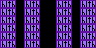

This is a level from a 2D game, rendered from its Tiled map with the project's own tilesets. A one-line summary and the complete map file follow:
An orthogonal 12x6 tile map with 8x8 px tiles, 1 tile layer (board-01), 17 hidden layers not drawn.

<map version="1.9" tiledversion="1.9.2" orientation="orthogonal" renderorder="right-down" compressionlevel="0" width="12" height="6" tilewidth="8" tileheight="8" infinite="0" nextlayerid="19" nextobjectid="1">
 <tileset firstgid="1" source="MetaTiles.tsx" />
 <layer id="1" name="board-00" width="12" height="6" visible="0">
  <data encoding="csv">
22,0,0,0,0,0,0,0,0,0,22,0,
0,0,22,0,0,0,0,0,22,0,0,0,
0,0,0,0,22,0,22,0,0,0,0,0,
0,0,0,0,22,0,22,0,0,0,0,0,
0,0,22,0,0,0,0,0,22,0,0,0,
22,0,0,0,0,0,0,0,0,0,22,0
</data>
 </layer>
 <layer id="2" name="board-01" width="12" height="6">
  <data encoding="csv">
22,0,0,22,0,0,0,22,0,0,22,0,
22,0,0,22,0,0,0,22,0,0,22,0,
22,0,0,22,0,0,0,22,0,0,22,0,
22,0,0,22,0,0,0,22,0,0,22,0,
22,0,0,22,0,0,0,22,0,0,22,0,
22,0,0,22,0,0,0,22,0,0,22,0
</data>
 </layer>
 <layer id="3" name="board-02" width="12" height="6" visible="0">
  <data encoding="csv">
22,0,22,0,22,0,22,0,22,0,22,0,
0,0,0,0,0,0,0,0,0,0,0,0,
22,0,22,0,22,0,22,0,22,0,22,0,
0,0,0,0,0,0,0,0,0,0,0,0,
22,0,22,0,22,0,22,0,22,0,22,0,
0,0,0,0,0,0,0,0,0,0,0,0
</data>
 </layer>
 <layer id="4" name="board-03" width="12" height="6" visible="0">
  <data encoding="csv">
22,0,0,0,22,0,0,0,22,0,0,0,
0,0,0,0,0,0,0,0,0,0,0,0,
0,0,22,0,0,0,22,0,0,0,22,0,
0,0,0,0,0,0,0,0,0,0,0,0,
22,0,0,0,22,0,0,0,22,0,0,0,
0,0,0,0,0,0,0,0,0,0,0,0
</data>
 </layer>
 <layer id="5" name="board-04" width="12" height="6" visible="0">
  <data encoding="csv">
22,0,22,0,22,0,22,0,22,0,22,0,
22,0,0,0,0,0,0,0,0,0,22,0,
22,0,0,0,0,22,0,0,0,0,22,0,
22,0,0,0,0,22,0,0,0,0,22,0,
22,0,0,0,0,0,0,0,0,0,22,0,
22,0,22,0,22,0,22,0,22,0,22,0
</data>
 </layer>
 <layer id="6" name="board-05" width="12" height="6" visible="0">
  <data encoding="csv">
0,0,0,0,0,22,0,0,0,0,0,0,
0,0,0,0,22,0,22,0,0,0,0,0,
0,0,0,22,0,22,0,22,0,0,0,0,
0,0,0,22,0,22,0,22,0,0,0,0,
0,0,0,0,22,0,22,0,0,0,0,0,
0,0,0,0,0,22,0,0,0,0,0,0
</data>
 </layer>
 <layer id="7" name="board-06" width="12" height="6" visible="0">
  <data encoding="csv">
22,0,0,0,0,0,0,0,0,0,22,0,
0,22,0,0,0,0,0,0,0,22,0,0,
22,0,22,0,0,0,0,0,22,0,22,0,
22,0,22,0,0,0,0,0,22,0,22,0,
0,22,0,0,0,0,0,0,0,22,0,0,
22,0,0,0,0,0,0,0,0,0,22,0
</data>
 </layer>
 <layer id="8" name="board-07" width="12" height="6" visible="0">
  <data encoding="csv">
22,0,0,0,0,0,0,0,0,0,22,0,
0,22,0,22,0,22,0,22,0,22,0,0,
0,0,0,0,0,0,0,0,0,0,0,0,
0,0,0,0,0,0,0,0,0,0,0,0,
0,22,0,22,0,22,0,22,0,22,0,0,
22,0,0,0,0,0,0,0,0,0,22,0
</data>
 </layer>
 <layer id="9" name="board-08" width="12" height="6" visible="0">
  <data encoding="csv">
22,0,22,0,22,0,22,0,22,0,22,0,
0,22,0,22,0,22,0,22,0,22,0,0,
0,0,22,0,22,0,22,0,22,0,0,0,
0,0,0,22,0,22,0,22,0,0,0,0,
0,0,0,0,22,0,22,0,0,0,0,0,
0,0,0,0,0,22,0,0,0,0,0,0
</data>
 </layer>
 <layer id="10" name="board-09" width="12" height="6" visible="0">
  <data encoding="csv">
0,22,0,22,0,22,0,0,0,0,22,0,
22,0,22,0,22,0,0,0,0,22,0,0,
0,22,0,22,0,0,0,0,22,0,22,0,
22,0,22,0,0,0,0,22,0,22,0,0,
0,22,0,0,0,0,22,0,22,0,22,0,
22,0,0,0,0,22,0,22,0,22,0,0
</data>
 </layer>
 <layer id="11" name="board-10" width="12" height="6" visible="0">
  <data encoding="csv">
22,0,0,0,0,0,0,0,0,0,22,0,
22,0,0,0,0,0,0,0,22,0,0,0,
22,0,0,0,0,0,22,0,0,0,0,0,
22,0,0,0,22,0,0,0,0,0,0,0,
22,0,22,0,0,0,0,0,0,0,0,0,
22,0,22,0,22,0,22,0,22,0,22,0
</data>
 </layer>
 <layer id="12" name="board-11" width="12" height="6" visible="0">
  <data encoding="csv">
22,0,22,0,0,0,0,22,0,22,0,0,
0,22,0,22,0,0,0,0,22,0,22,0,
22,0,22,0,0,0,0,22,0,22,0,0,
0,22,0,22,0,0,0,0,22,0,22,0,
22,0,22,0,0,0,0,22,0,22,0,0,
0,22,0,22,0,0,0,0,22,0,22,0
</data>
 </layer>
 <layer id="13" name="board-12" width="12" height="6" visible="0">
  <properties>
   <property name="gravity" type="bool" value="true" />
  </properties>
  <data encoding="csv">
22,0,0,0,22,0,0,0,22,0,0,0,
22,0,0,0,22,0,0,0,22,0,0,0,
0,0,22,0,0,0,22,0,0,0,22,0,
0,0,22,0,0,0,22,0,0,0,22,0,
22,0,0,0,22,0,0,0,22,0,0,0,
22,0,0,0,22,0,0,0,22,0,0,0
</data>
 </layer>
 <layer id="14" name="board-13" width="12" height="6" visible="0">
  <data encoding="csv">
22,0,0,0,22,0,0,0,22,0,0,0,
0,0,22,0,0,0,22,0,0,0,22,0,
22,0,0,0,22,0,0,0,22,0,0,0,
0,0,22,0,0,0,22,0,0,0,22,0,
22,0,0,0,22,0,0,0,22,0,0,0,
0,0,22,0,0,0,22,0,0,0,22,0
</data>
 </layer>
 <layer id="15" name="board-14" width="12" height="6" visible="0">
  <data encoding="csv">
22,0,0,0,22,0,0,0,22,0,0,0,
22,0,0,0,22,0,0,0,22,0,0,0,
22,0,0,0,22,0,0,0,22,0,0,0,
0,0,22,0,0,0,22,0,0,0,22,0,
0,0,22,0,0,0,22,0,0,0,22,0,
0,0,22,0,0,0,22,0,0,0,22,0
</data>
 </layer>
 <layer id="16" name="board-15" width="12" height="6" visible="0">
  <data encoding="csv">
22,0,22,0,22,0,22,0,22,0,22,0,
22,0,22,0,22,0,22,0,22,0,22,0,
22,0,22,0,22,0,22,0,22,0,22,0,
22,0,22,0,22,0,22,0,22,0,22,0,
22,0,22,0,22,0,22,0,22,0,22,0,
22,0,22,0,22,0,22,0,22,0,22,0
</data>
 </layer>
 <layer id="17" name="board-16" width="12" height="6" visible="0">
  <data encoding="csv">
0,0,0,0,0,0,0,0,0,0,0,0,
0,0,0,0,0,0,0,0,0,0,0,0,
0,0,0,0,0,0,0,0,0,0,0,0,
0,0,0,0,0,0,0,0,0,0,0,0,
0,0,0,0,0,0,0,0,0,0,0,0,
14,0,14,0,14,0,14,0,14,0,14,0
</data>
 </layer>
 <layer id="18" name="board-17" width="12" height="6" visible="0">
  <data encoding="csv">
0,0,0,0,0,0,0,0,0,0,0,0,
0,0,0,0,0,0,0,0,0,0,0,0,
0,0,0,0,0,0,0,0,0,0,0,0,
0,0,0,0,0,0,0,0,0,0,0,0,
0,0,0,0,0,0,0,0,0,0,0,0,
0,0,0,0,0,22,0,0,0,0,0,0
</data>
 </layer>
</map>
